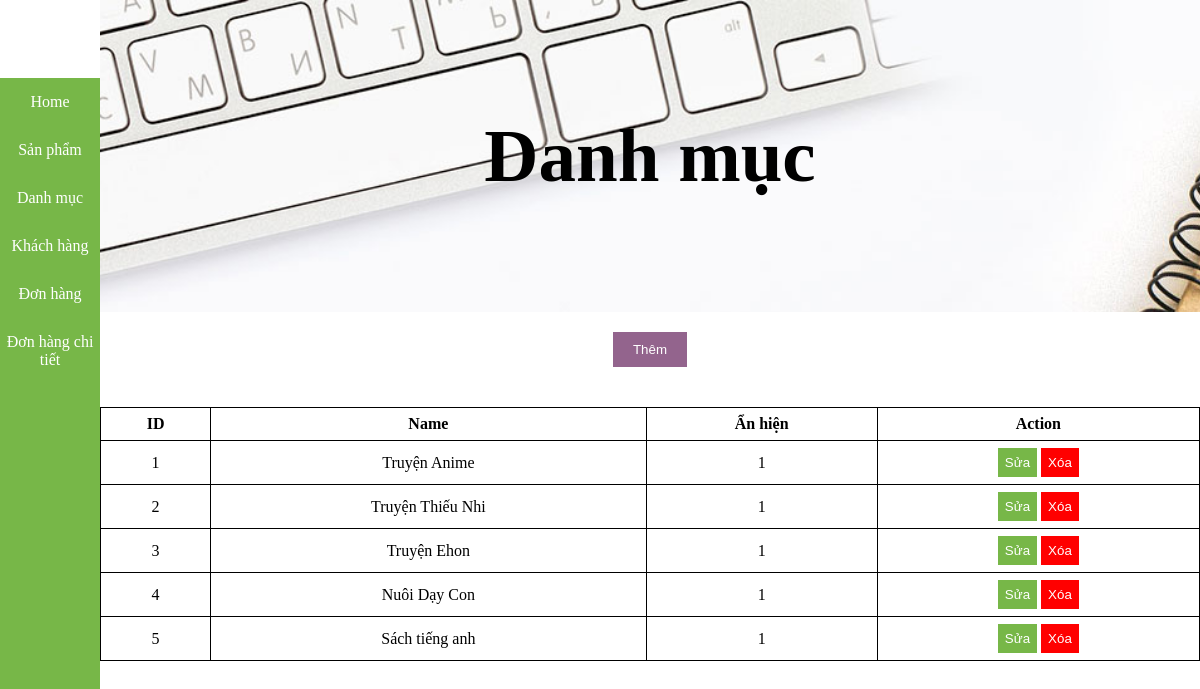
The page /admin/categories on the database its author committed.
### tables this page shows
CREATE TABLE `categories` (
  `idLoai` int(11) NOT NULL,
  `tenLoai` varchar(255) NOT NULL,
  `anHien` int(1) NOT NULL
);

### admin/core/Controller.php (called while the page is built, shortened)
<?php
class Controller{
    function model($model){
        return new $model;
    }
    function view($view,$data=[]){
        require_once "./views/".$view.".php";
    }
}
?>

### admin/controllers/Categories.php (called while the page is built, shortened)
<?php
class Categories extends Controller{
    function index(){
        $getCatagories = $this->model("CategoriesModel");
        $this -> view('masterlayout',[
            "page" =>"categories",
            "categories" => $getCatagories->getAllCategory()
        ]);
    }
}
?>

### admin/core/App.php (called while the page is built, shortened)
<?php
class App{
    protected $action =  "index";
    function __construct(){
        $arr = $this->UrlProcess();
        if(file_exists("./controllers/".$arr[0].".php")){
            $this->controller =$arr[0];
            unset($arr[0]);
        }
        $this->controller = new $this->controller;
        $this->param = $arr?array_values($arr):[];
        call_user_func_array([$this->controller,$this->action],$this->param);
    }
    function UrlProcess(){
        if(isset( $_GET['url'])){
            return explode("/", filter_var(trim($_GET['url'], "/")));
        }
    }
}
?>

### admin/index.php (called while the page is built, shortened)
<?php
$App = new App();
?>

### admin/core/DB.php (called while the page is built, shortened)
<?php
class DB{
    private $host = "localhost";
    private $dbname = "bookstore";
    private $username = "root";
    private $password = "";
    private $options = array(PDO::MYSQL_ATTR_INIT_COMMAND =>  "SET NAMES 'UTF8'",PDO::ATTR_ERRMODE => PDO::ERRMODE_EXCEPTION);
    private $sql ="";
    private $DBH = "";
    function __construct(){
        $this->DBH = new PDO("mysql:host=".$this->host.";dbname=".$this->dbname,$this->username,$this->password,$this->options);
    }
    function setQuery($sql_input){
        $this->sql =$sql_input;
    }
    function fetchAll(){
        $statement = $this->DBH->prepare($this->sql);
        $statement->execute();
        return $statement->fetchAll();
    }
}
?>

### admin/models/CategoriesModel.php (called while the page is built, shortened)
<?php
class CategoriesModel extends DB{
    function getAllCategory(){
        $query = "SELECT * FROM categories";
        return  $this->fetchAll();
    }
}
?>

### admin/views/page/Categories.php (the view, shortened to what this page needs)
<section>
    <div class="admin">
        <div class="admin-content">
            <h1>Danh mục</h1>
        </div>
    </div>
</section>
<section class="section-content">
    <div class="action section-content-block">
        <div class="block">
            <button id="add">Thêm</button>
        </div>
    </div>
    <div class="show section-content-block">
        <table>
            <tr>
                <th>ID</th>
                <th>Name</th>
                <th>Ẩn hiện</th>
                <th>Action</th>
            </tr>
            <tbody id="data-cata-admin">
                <?php
                foreach ($data["categories"] as $data) {
                    extract($data);
                    echo '<tr>
                                <td>' . $idLoai . '</td>
                                <td>' . $tenLoai . '</td>
                                <td>' . $anHien . '</td>
                                <td>
                                <button name="edit-btn" class="edit-btn">Sửa</button>
                                <a href="categories/removeCategories/'.$idLoai.'"><button id="delete-btn">Xóa</button></a>
                                </td>
                                </tr>';
                }
                ?>
            </tbody>
        </table>
    </div>
</section>

### public/admin.css (style rules this page uses)
* { padding: 0; margin: 0; box-sizing: border-box; }
.admin { width: 100%; height: 39vh; background: url(image/bgparallax-07.jpg); background-size: cover; background-position: center; background-attachment: fixed; }
.admin-content h1 { text-align: center; line-height: 39vh; }
.admin-content { font-size: 50px }
table, tr, td, th { border: 1px solid black; border-collapse: collapse; text-align: center; padding: 7px; }
table { width: 100%; }
.block { text-align: center; }
.section-content-block { padding: 20px 0; }
button { color: white; border: unset; }
#add { padding: 10px 20px; background-color: #93648d; color: white; border: unset; }
.edit-btn { background-color: #77b748; padding: 7px; }
#delete-btn { background-color: red; padding: 7px; }

### rows shown on the page
categories: idLoai "1", tenLoai "Truyện Anime", anHien "1"
categories: idLoai "2", tenLoai "Truyện Thiếu Nhi", anHien "1"
categories: idLoai "3", tenLoai "Truyện Ehon", anHien "1"
categories: idLoai "4", tenLoai "Nuôi Dạy Con", anHien "1"
categories: idLoai "5", tenLoai "Sách tiếng anh", anHien "1"
